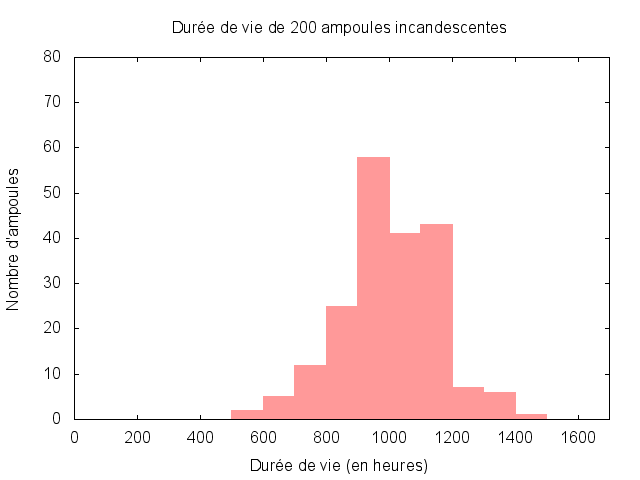

Here is the gnuplot script that generated this plot:
set terminal png
unset key
set output 'hist-lampes.png'
set datafile separator ","
set title "Durée de vie de 200 ampoules incandescentes"
set xlabel "Durée de vie (en heures)"
set ylabel "Nombre d'ampoules"
set xrange [0:1700]
set yrange [0:80]
set boxwidth 100
plot 'lampes-groupe.dat' with boxes fs solid 0.4 noborder
